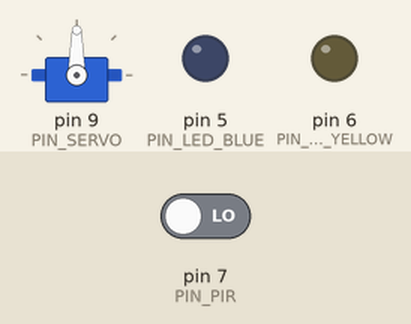
This sketch was run on a simulated Arduino Uno, built with avr-gcc and run on an emulated ATmega328P. Parts: servo, output pins drawn as LEDs (lit = HIGH). The test bench sets the inputs (shaded band); at power-on: pin 7 (PIN_PIR) LOW.

Above: at 1.2 s.
1.3 s: pin 7 (PIN_PIR) driven HIGH
At 3.83 s:
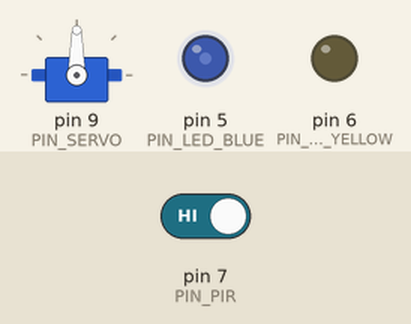
At 5.13 s:
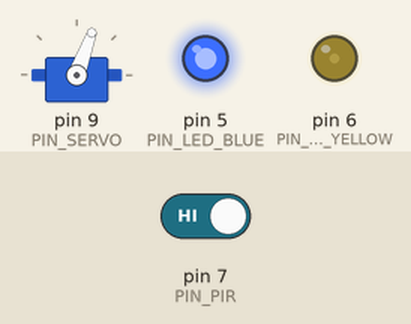
7.3 s: pin 7 (PIN_PIR) driven LOW
At 8.6 s:
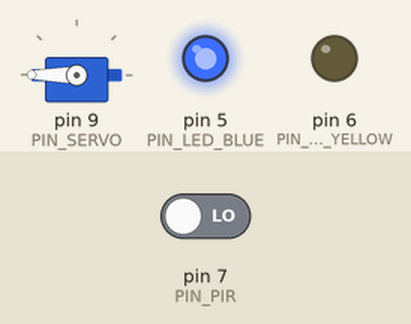
Timing chart, 0 to 10.3 s (numbered marks = the images above; inputs shaded):
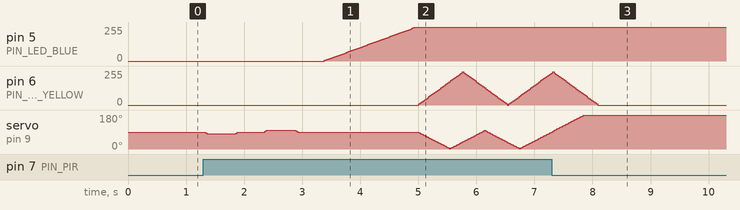

The sketch:

gu-core.ino
```cpp
#include "state-controller.hpp"

const int PIN_PIR = 7;
const int PIN_LED_BLUE = 5;
const int PIN_LED_YELLOW = 6;
const int PIN_SERVO = 9;

const int UPDATE_INTERVAL_MSEC = 25; // Approx 40fps

unsigned long lastTimestamp = 0;

StateController stateMachine;

LedControl ledBlue;
LedControl ledYellow;
ServoControl headServo;

/*
 * Initial setup
 */
void setup() {
  pinMode(PIN_PIR, INPUT);

  ledBlue.setup(PIN_LED_BLUE);
  ledYellow.setup(PIN_LED_YELLOW);
  headServo.setup(PIN_SERVO);

  ledYellow.setFadeSpeed(8);
  headServo.setRotationSpeed(4);
}

/*
 * Main loop
 */
void loop() {
  unsigned long currentTimestamp = millis();
  if (currentTimestamp - lastTimestamp < UPDATE_INTERVAL_MSEC) {
    return;
  }

  lastTimestamp = currentTimestamp;

  bool motionDetected = digitalRead(PIN_PIR) == HIGH;
  stateMachine.setMotionState(motionDetected);

  stateMachine.update(ledBlue, ledYellow, headServo);

  ledBlue.update();
  ledYellow.update();
  headServo.update();
}
```

guardian-states.cpp
```cpp
#include "Arduino.h"
#include "guardian-states.hpp"
#include "led-control.hpp"

const int DEFAULT_ANGLE = 90;

/*
 * The default state when no movement is detected
 */
void GuardianStateSleeping::update(StateController& controller, LedControl& blueLed, LedControl& yellowLed, ServoControl& headServo) {
  headServo.disable();

  if (controller.getMotionState()) {
    headServo.enable();
    controller.setState(new GuardianStatePowerMotor());
  }
}

/*
 * The state that "powers on" the servo motor
 */
GuardianStatePowerMotor::GuardianStatePowerMotor() {
  _angleTimestamp = millis();
  _selectedAngleIndex = 0;
}

void GuardianStatePowerMotor::update(StateController& controller, LedControl& blueLed, LedControl& yellowLed, ServoControl& headServo) {
  // I can't quite pin down the exact movement pattern so I've approximated it here by going a few degrees either side of 90.
  const int numberOfAngles = 4;
  const int angles[numberOfAngles] = {80, 90, 100, 90};
  const int angle = angles[_selectedAngleIndex];
  headServo.rotateTo(angle);

  if (headServo.getAngle() == angle) {
    const bool canUpdateAngle = millis() - _angleTimestamp > 500;
    if (canUpdateAngle) {
      _selectedAngleIndex += 1;
      _angleTimestamp = millis();
    }

    if (_selectedAngleIndex >= numberOfAngles) {
      controller.setState(new GuardianStatePowerLed());
    }
  }
}

/*
 * The state that powers on the blue LED
 */
void GuardianStatePowerLed::update(StateController& controller, LedControl& blueLed, LedControl& yellowLed, ServoControl& headServo) {
  if (!blueLed.atMaxOrMin()) {
    return;
  }

  if (blueLed.getBrightness() == 0) {
    blueLed.fadeIn();
  } else {
    controller.setState(new GuardianStateActive());
  }
}

/*
 * The state that controls the "searching" head movement
 */
GuardianStateSearching::GuardianStateSearching() {
  _directionChangesRemaining = 1;
  _requiresFirstMovement = true;
}

void GuardianStateSearching::update(StateController& controller, LedControl& blueLed, LedControl& yellowLed, ServoControl& headServo) {
  if (_requiresFirstMovement) {
    headServo.rotateTo(0);
    _requiresFirstMovement = false;
  }

  if (yellowLed.atMaxOrMin()) {
    yellowLed.fadeToOtherState();
  }

  if (headServo.atEndOfTravel()) {
    if (_directionChangesRemaining > 0) {
      headServo.sweepToOtherEnd();
      _directionChangesRemaining -= 1;
    } else {
      headServo.rotateTo(DEFAULT_ANGLE);
    }
  }

  if (_directionChangesRemaining == 0 && headServo.getAngle() == DEFAULT_ANGLE) {
    controller.setState(new GuardianStateActive());
  }
}

/*
 *
 */
GuardianStateActive::GuardianStateActive() {
  _initialTimestamp = 0;
}

void GuardianStateActive::update(StateController& controller, LedControl& blueLed, LedControl& yellowLed, ServoControl& headServo) {
  const bool stateEnded = millis() - _initialTimestamp > 4000;

  if (!stateEnded) {
    return;
  }

  if(controller.getMotionState()) {
    controller.setState(new GuardianStateSearching());
  } else {
    yellowLed.fadeOut();
    controller.setState(new GuardianStatePowerDown());
  }
}

/*
 *
 */
void GuardianStatePowerDown::update(StateController& controller, LedControl& blueLed, LedControl& yellowLed, ServoControl& headServo) {
  // Sanity check
  if (!headServo.getAngle() == DEFAULT_ANGLE) {
    headServo.rotateTo(DEFAULT_ANGLE);
  }

  if (blueLed.atMaxOrMin() && headServo.getAngle() == DEFAULT_ANGLE) {
    if (blueLed.getBrightness() > 0) {
      blueLed.fadeOut();
    } else {
      controller.setState(new GuardianStateSleeping());
    }
  }
}
```

guardian-states.hpp
```cpp
#ifndef HEADER_STATE_DEFINITIONS
#define HEADER_STATE_DEFINITIONS

#include "state-base.hpp"

class GuardianStateSleeping : public StateBase {
public:
  void update(StateController&, LedControl&, LedControl&, ServoControl&);
};

// The in-game decayed Guardian start up sequence involves its runes lighting up red while the following happens:
// - The head moves up (not possible in my build)
// - The head twitches randomly a few degrees left and right from 90
// - the eye then flickers on rapidly
class GuardianStatePowerMotor : public StateBase {
public:
  GuardianStatePowerMotor();
  void update(StateController&, LedControl&, LedControl&, ServoControl&);

private:
  unsigned long _angleTimestamp;
  int _selectedAngleIndex;
};

class GuardianStatePowerLed : public StateBase {
public:
  void update(StateController&, LedControl&, LedControl&, ServoControl&);
};

class GuardianStateSearching : public StateBase {
public:
  GuardianStateSearching();
  void update(StateController&, LedControl&, LedControl&, ServoControl&);

private:
  short _directionChangesRemaining;
  bool _requiresFirstMovement;
};

class GuardianStateActive : public StateBase {
public:
  GuardianStateActive();
  void update(StateController&, LedControl&, LedControl&, ServoControl&);

private:
  unsigned long _initialTimestamp;
};

class GuardianStatePowerDown : public StateBase {
public:
  void update(StateController&, LedControl&, LedControl&, ServoControl&);
};

#endif
```

led-control.cpp
```cpp
#include "led-control.hpp"
#include "Arduino.h"

const int DEFAULT_FADE_SPEED = 4;

LedControl::LedControl() {
  _minBrightness = 0;
  _maxBrightness = MaxBrightness;
  _fadeSpeed = DEFAULT_FADE_SPEED;
}

void LedControl::setup(int pin) {
  _pin = pin;
  pinMode(_pin, OUTPUT);
}

void LedControl::update() {
  // TODO next line requires min value too
  const int safeDesiredBrightness = _desiredBrightness >= _maxBrightness ? _maxBrightness : _desiredBrightness;
  if (_currentBrightness == safeDesiredBrightness) {
    return;
  }

  // Add tolerances to prevent flickering
  const int lowerBound = safeDesiredBrightness - _fadeSpeed;
  const int upperBound = safeDesiredBrightness + _fadeSpeed;

  if (_currentBrightness < lowerBound) {
    _currentBrightness = _currentBrightness + _fadeSpeed;
  } else if (_currentBrightness > upperBound) {
    _currentBrightness = _currentBrightness - _fadeSpeed;
  } else {
    _currentBrightness = safeDesiredBrightness;
  }

  analogWrite(_pin, _currentBrightness);
}

int constrainBrightnessPositive(int value) {
  return constrain(abs(value), 0, LedControl::MaxBrightness);
}

void LedControl::setFadeSpeed(int speed) {
  _fadeSpeed = constrainBrightnessPositive(speed);
}

void LedControl::setMinBrightness(int minBrightness) {
  _minBrightness = constrainBrightnessPositive(minBrightness);
}

void LedControl::setMaxBrightness(int minBrightness) {
  _maxBrightness = constrainBrightnessPositive(minBrightness);
}

void LedControl::fadeTo(int brightness) {
  _desiredBrightness = constrainBrightnessPositive(brightness);
}

void LedControl::fadeIn() {
  _desiredBrightness = _maxBrightness;
}

void LedControl::fadeOut() {
  _desiredBrightness = _minBrightness;
}

void LedControl::fadeToOtherState() {
  const int range = _maxBrightness - _minBrightness;
  if (_currentBrightness < range / 2) {
    fadeIn();
  } else {
    fadeOut();
  }
}

int LedControl::getBrightness() {
  return _currentBrightness;
}

bool LedControl::atMaxOrMin() {
  const int lowerBound = _minBrightness + _fadeSpeed;
  const int upperBound = _maxBrightness - _fadeSpeed;
  return _currentBrightness < lowerBound || _currentBrightness > upperBound;
}
```

led-control.hpp
```cpp
#ifndef HEADER_LED_CONTROL
#define HEADER_LED_CONTROL

class LedControl {
public:
  static const int MaxBrightness = 255;

  LedControl();
  void setup(int);
  void update();
  void setFadeSpeed(int);
  void setMinBrightness(int);
  void setMaxBrightness(int);
  void fadeTo(int);
  void fadeIn();
  void fadeOut();
  void fadeToOtherState();
  int getBrightness();
  bool atMaxOrMin();

private:
  int _minBrightness;
  int _maxBrightness;
  int _desiredBrightness;
  int _fadeSpeed;
  int _pin;
  int _currentBrightness;
};

#endif
```

servo-control.cpp
```cpp
#include "servo-control.hpp"
#include "Arduino.h"

const int MAX_ANGLE = 180;
const int DEFAULT_ROTATION_SPEED = 2;

ServoControl::ServoControl() {
  _desiredAngle = 90;
  _currentRotateSpeed = DEFAULT_ROTATION_SPEED;
}

void ServoControl::setup(const int pin) {
  _pin = pin;
  _servo.attach(pin);
  _servo.write(_desiredAngle);
}

void ServoControl::update() {
  const int currentAngle = getAngle();
  if (currentAngle == _desiredAngle) {
    return;
  }

  // Speed can be a large number, so a tolerance is needed to
  // prevent twitching back and forth
  const int lowerBound = _desiredAngle - _currentRotateSpeed;
  const int upperBound = _desiredAngle + _currentRotateSpeed;

  int calculatedAngle;
  if (currentAngle < lowerBound) {
    calculatedAngle = currentAngle + _currentRotateSpeed;
  } else if (currentAngle > upperBound) {
    calculatedAngle = currentAngle - _currentRotateSpeed;
  } else {
    calculatedAngle = _desiredAngle;
  }

  _servo.write(calculatedAngle);
}

void ServoControl::setRotationSpeed(int speed) {
  _currentRotateSpeed = abs(speed); // negative speed will break logic
}

void ServoControl::sweepClockwise() {
  _desiredAngle = MAX_ANGLE; // TODO check this and below
}

void ServoControl::sweepCounterclockwise() {
  _desiredAngle = 0; // TODO as with above, check
}

void ServoControl::sweepToOtherEnd() {
  const int angle = getAngle();
  if (angle < MAX_ANGLE / 2) {
    rotateTo(MAX_ANGLE);
  } else {
    rotateTo(0);
  }
}

void ServoControl::rotateTo(int angle) {
  _desiredAngle = angle;
}

int ServoControl::getAngle() {
  return _servo.read();
}

bool ServoControl::atEndOfTravel() {
  const int angle = getAngle();
  return angle < _currentRotateSpeed || angle > MAX_ANGLE - _currentRotateSpeed;
}

bool ServoControl::atDesiredAngle() {
  return getAngle() == _desiredAngle;
}

void ServoControl::enable() {
  if (_servo.attached()) {
    return;
  }

  _servo.attach(_pin);
}

void ServoControl::disable() {
  if (!_servo.attached()) {
    return;
  }

  _servo.detach();
}
```

servo-control.hpp
```cpp
#ifndef HEADER_SERVO_CONTROL
#define HEADER_SERVO_CONTROL

#include <Servo.h>

class ServoControl {
public:
  ServoControl();
  void setup(int);
  void update();
  void setRotationSpeed(int);
  void sweepClockwise();
  void sweepCounterclockwise();
  void sweepToOtherEnd();
  void rotateTo(int);
  int getAngle();
  bool atEndOfTravel();
  bool atDesiredAngle();
  void enable();
  void disable();

private:
  int _desiredAngle;
  int _currentRotateSpeed;
  int _pin;

  Servo _servo;
};

#endif
```

state-base.hpp
```cpp
#ifndef HEADER_STATE_BASE
#define HEADER_STATE_BASE

#include "state-controller.hpp"

class StateBase {
public:
  virtual void update(StateController&, LedControl&, LedControl&, ServoControl&) = 0;
};

#endif
```

state-controller.cpp
```cpp
#include "state-controller.hpp"
#include "guardian-states.hpp"

StateController::StateController() {
  _motionDetected = false;
  _state = new GuardianStateSleeping();
}

StateController::~StateController() {
  delete _state;
}

void StateController::update(LedControl& yellowLed, LedControl& blueLed, ServoControl& headServo) {
  _state->update(*this, yellowLed, blueLed, headServo);
}

void StateController::setState(StateBase* state) {
  StateBase* original = _state;
  _state = state;
  delete original;
}

void StateController::setMotionState(bool detected) {
  _motionDetected = detected;
}

bool StateController::getMotionState() {
  return _motionDetected;
}
```

state-controller.hpp
```cpp
#ifndef HEADER_STATE_CONTROLLER
#define HEADER_STATE_CONTROLLER

#include "led-control.hpp"
#include "servo-control.hpp"

class StateBase;

class StateController {
public:
  StateController();
  ~StateController();
  void update(LedControl&, LedControl&, ServoControl&);
  void setState(StateBase*);
  void setMotionState(bool);
  bool getMotionState();

private:
  StateBase* _state;
  bool _motionDetected;
};

#endif
```
